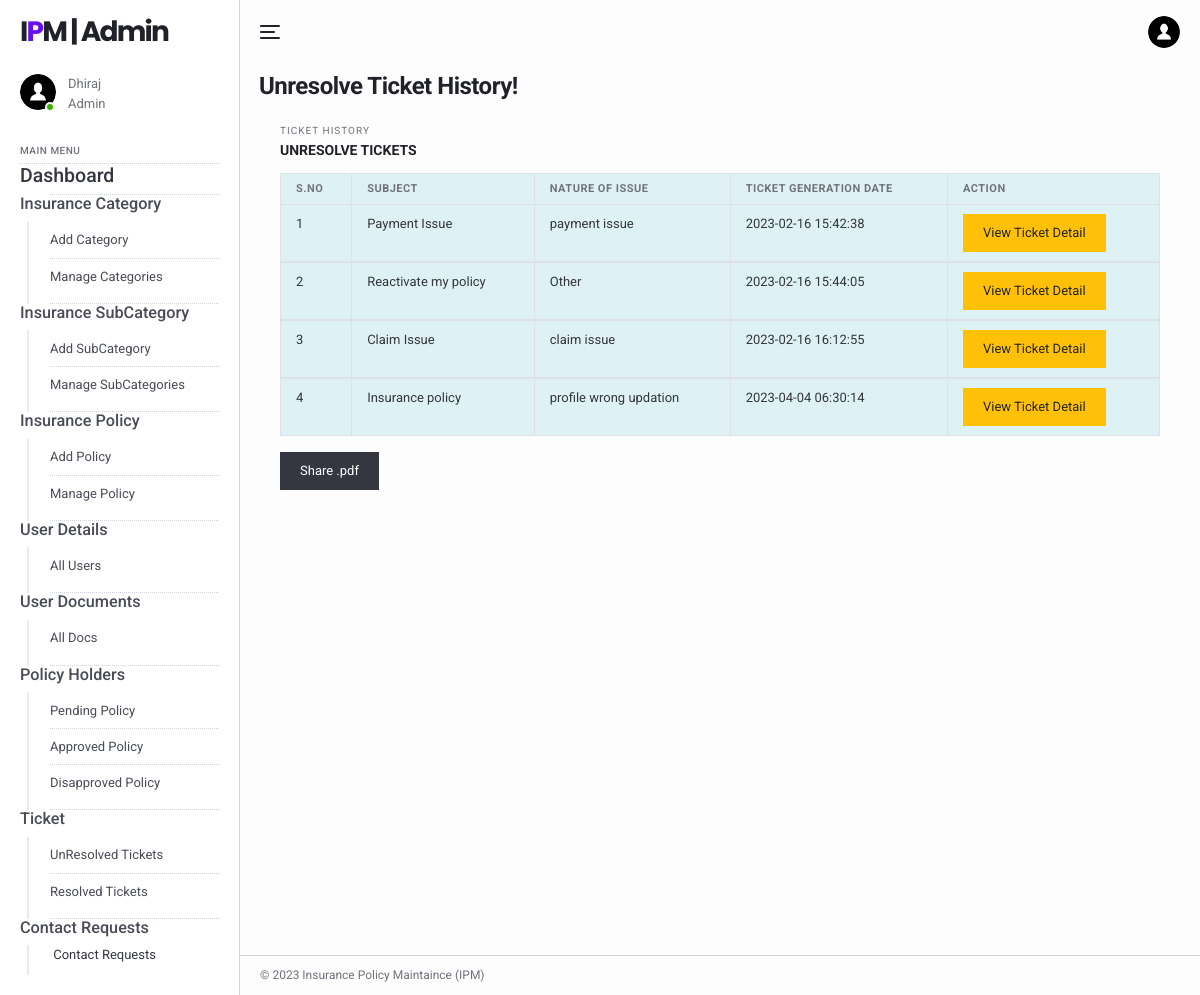
Page /ipm/admin/unresolved-tickets.php (signed in) on the committed database.
### tables this page shows
CREATE TABLE `tblimsadmin` (
  `ID` int(11) NOT NULL,
  `AdminName` varchar(120) DEFAULT NULL,
  `AdminUsername` varchar(45) DEFAULT NULL,
  `Password` varchar(45) DEFAULT NULL,
  `AdminRegdate` timestamp NULL DEFAULT current_timestamp()
);

CREATE TABLE `tblticket` (
  `ID` int(11) NOT NULL,
  `UserId` varchar(25) DEFAULT NULL,
  `Subject` varchar(45) DEFAULT NULL,
  `NatureofIssue` varchar(120) DEFAULT NULL,
  `Description` varchar(120) DEFAULT NULL,
  `AdminRemark` varchar(120) DEFAULT NULL,
  `TicketGenerationDate` timestamp NULL DEFAULT current_timestamp(),
  `AdminRemarkdate` timestamp NULL DEFAULT NULL ON UPDATE current_timestamp()
);

### ipm/admin/unresolved-tickets.php (the view, shortened to what this page needs)
<?php
include('includes/dbconnection.php');
if (strlen($_SESSION['aid']==0)) {
  header('location:logout.php');
  } else{
?>
<!DOCTYPE html>
<html lang="en">
  <head>
    <link href="../lib/fontawesome-free/css/all.min.css" rel="stylesheet">
    <link href="../lib/ionicons/css/ionicons.min.css" rel="stylesheet">
    <link href="../lib/typicons.font/typicons.css" rel="stylesheet">
    <link href="../lib/morris.js/morris.css" rel="stylesheet">
    <link href="../lib/flag-icon-css/css/flag-icon.min.css" rel="stylesheet">
    <link href="../lib/jqvmap/jqvmap.min.css" rel="stylesheet">
    <link rel="stylesheet" href="../css/azia.css">
  </head>
  <body class="az-body az-body-sidebar">
<?php include_once('includes/sidebar.php');?>
    <div class="az-content az-content-dashboard-two">
<?php include_once('includes/header.php');?>
      <div class="az-content-header d-block d-md-flex">
        <div>
          <h2 class="az-content-title mg-b-5 mg-b-lg-8">Unresolve Ticket History!</h2>
        </div>
      </div>
      <div class="az-content-body">
     <div class="az-content">
      <div class="container">
        <div class="az-content-body">
          <div class="az-content-breadcrumb">
            <span>Ticket History </span>
          </div>
          <div class="az-content-label mg-b-5">Unresolve Tickets</div>
          <div class="table-responsive">
            <table class="table table-info table-bordered table-stripped table-hover mg-b-0">
              <thead>
                <tr>
                  <th>S.NO</th>
                  <th>Subject</th>
                  <th>Nature of Issue</th>
                   <th>Ticket Generation Date</th>
                   <th>Action</th>
                </tr>
              </thead>
              <?php
              $ret=mysqli_query($con,"select * from tblticket where AdminRemark is null");
              $cnt=1;
              while ($row=mysqli_fetch_array($ret)) {
              ?>
              <tbody>
                <tr>
                  <td><?php echo $cnt;?></td>
                       <td><?php  echo $row['Subject'];?></td>
                  <td><?php  echo $row['NatureofIssue'];?></td>
                  <td><?php  echo $row['TicketGenerationDate'];?></td>
                  <td><a href="view-ticket.php?aticid=<?php echo $row['ID'];?>" class="btn btn-warning">View Ticket Detail</a>
                </tr>
                <?php
                $cnt=$cnt+1;
                }?>
              </tbody>
            </table>
            <button onclick="window.print()" class="btn btn-dark mt-3">Share .pdf</button>
          </div>
            </div>
          </div>
        </div>
      </div>
    <?php include_once('includes/footer.php');?>
    </div>
  </body>
</html>
<?php }  ?>

### ipm/admin/includes/sidebar.php (shortened to what this page needs)
<div class="az-sidebar">
    <div class="az-sidebar-header">
      <a href="#" class="az-logo">I<span>P</span>M | Admin</a>
    </div>
    <div class="az-sidebar-loggedin">
      <div class="az-img-user online"><img src="../img/user.png" alt=""></div>
      <div class="media-body">
                    <?php
                    $adminid=$_SESSION['aid'];
                    $ret=mysqli_query($con,"select AdminName from tblimsadmin where ID='$adminid'");
                    $row=mysqli_fetch_array($ret);
                    $name=$row['AdminName'];
                    ?>
                <span><?php echo $name; ?></span>
        <span>Admin</span>
      </div>
    </div>
    <div class="az-sidebar-body">
      <ul class="nav">
        <li class="nav-label">Main Menu</li>
          <li class="nav-item show">
          <a href="dashboard.php" class="text-dark"><h4>Dashboard</h4></a>
        </li>
        <li class="nav-item show">
          <h5>Insurance Category</h5>
          <nav class="nav-sub">
            <a href="add-category.php" class="nav-sub-link">Add Category</a>
            <a href="manage-categories.php" class="nav-sub-link">Manage Categories</a>
          </nav>
        </li>
        <li class="nav-item show">
          <h5>Insurance SubCategory</h5>
          <nav class="nav-sub">
            <a href="add-subcategory.php" class="nav-sub-link">Add SubCategory</a>
            <a href="manage-subcategories.php" class="nav-sub-link">Manage SubCategories</a>
          </nav>
        <li class="nav-item show">
          <h5>Insurance Policy</h5>
          <nav class="nav-sub">
            <a href="policyform.php" class="nav-sub-link">Add Policy</a>
            <a href="manage-policyform.php" class="nav-sub-link">Manage Policy</a>
          </nav>
        </li>
        <li class="nav-item show">
          <h5>User Details</h5>
          <nav class="nav-sub">
            <a href="user-detail.php" class="nav-sub-link">All Users</a>
          </nav>
        </li>
        <li class="nav-item show">
          <h5>User Documents</h5>
          <nav class="nav-sub">
            <a href="user-docs.php" class="nav-sub-link">All Docs</a>
          </nav>
        </li>
        <li class="nav-item show">
          <h5>Policy Holders</h5>
          <nav class="nav-sub">
            <a href="pending-policy.php" class="nav-sub-link">Pending Policy</a>
          <a href="approve-policy.php" class="nav-sub-link">Approved Policy</a>
          <a href="disapprove-policy.php" class="nav-sub-link">Disapproved Policy</a>
          </nav>
        </li>
        <li class="nav-item show">
          <h5>Ticket</h5>
          <nav class="nav-sub">
            <a href="unresolved-tickets.php" class="nav-sub-link">UnResolved Tickets</a>
            <a href="resolved-tickets.php" class="nav-sub-link">Resolved Tickets</a>
          </nav>
        </li>
        <li class="nav-item show">
          <h5>Contact Requests</h5>
          <nav class="nav-sub">
            <a href="contact_request.php">
              <span class="nav-link-text text-dark">Contact Requests</span>
            </a>
          </nav>
        </li>
      </ul>
    </div>
  </div>

### rows in the picture
tblimsadmin: AdminName "Dhiraj"
tblticket: Subject "Payment Issue", NatureofIssue "payment issue", TicketGenerationDate "2023-02-16 15:42:38"
tblticket: Subject "Reactivate my policy", NatureofIssue "Other", TicketGenerationDate "2023-02-16 15:44:05"
tblticket: Subject "Claim Issue", NatureofIssue "claim issue", TicketGenerationDate "2023-02-16 16:12:55"
tblticket: Subject "Insurance policy", NatureofIssue "profile wrong updation", TicketGenerationDate "2023-04-04 06:30:14"
